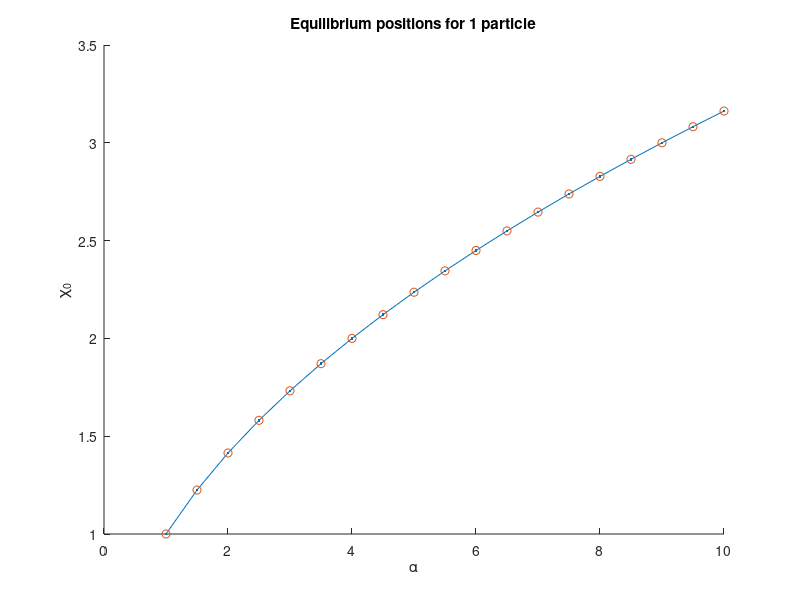
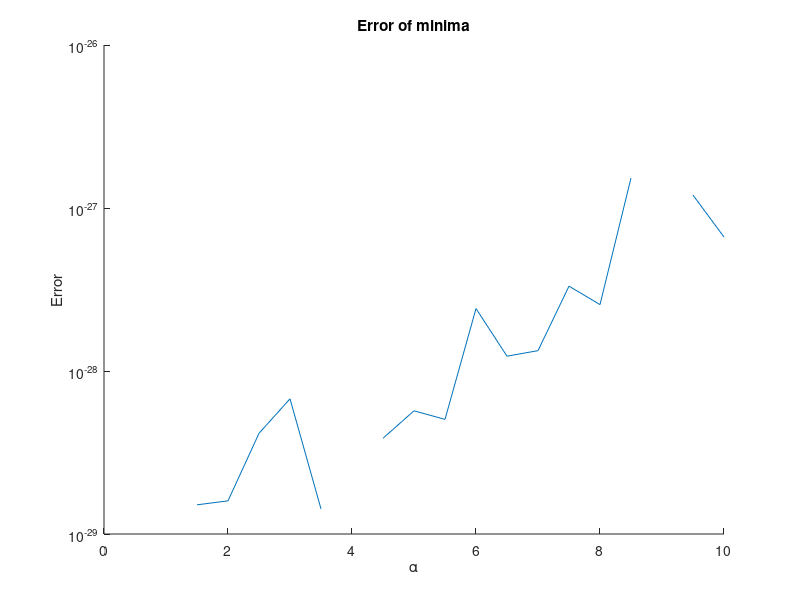
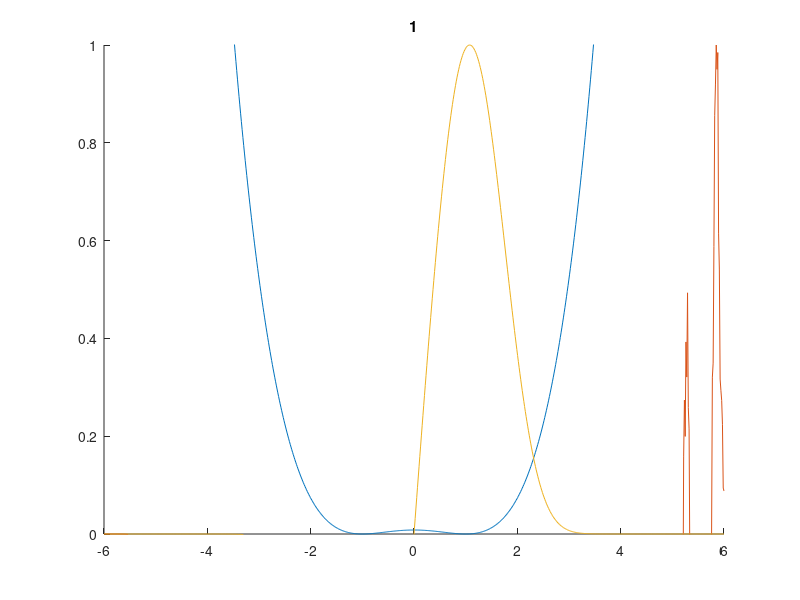

Reproduce these figures in MATLAB, in order. (Note: this script raises an error after producing the figures.)
clc
clear all

disp('1 particle tunneling splitting calculation.')


%% 1 particle Equilibrium positions

Na = 19;
Nx = 800;
alpha = 1:.5:10

Eq_Pos = [];

for i = 1:length(alpha)
    a = alpha(i);
    Potential = @(x) 0.25 * (x^2 - a)^2;
    % options = optimset('Display','iter','PlotFcns',@optimplotfval, 'TolFun', 1e-8, 'TolX', 1e-8);
    options = optimset('TolFun', 1e-14, 'TolX', 1e-14, 'MaxFunEvals', 10^9, 'MaxIter', 10^9);
    x_start = 0;
    [x0, fval0] = fminsearch(Potential, x_start, options);
    Eq_Pos(i) = x0;
    Error(i)    = fval0;
end

disp('Done with 1 particle')

figure(1)
clf(figure(1))
hold on
title('Equilibrium positions for 1 particle')
xlabel('\alpha')
ylabel('\chi_0')
plot(alpha, Eq_Pos, '.-')
plot(alpha, sqrt(alpha), 'o')
hold off

figure(2)
clf(figure(2))
hold on
title('Error of minima')
xlabel('\alpha')
ylabel('Error')
plot(alpha, Error)
% plot(alpha, (Eq_pos - sqrt(alpha)))
set(gca, 'Yscale', 'log')
hold off

%% Creating the potnential
for alphaInd = 1 : length(alpha)
    a = alpha(alphaInd);

    S   = linspace(-6, 6, Nx);
    dx  = S(2) - S(1);
    V   = 0.25 * (S.^2 - a).^2;

%     figure(3)
%     clf(figure(3))
%     hold on
%     title('Potentail')
%     xlabel('x')
%     ylabel('V(x)')
%     plot(S, V/max(V))
%     hold off
    
    PotentialMtx = sparse(diag(V));
    for i = 2:Nx
        K = 1/(2 * dx^2);
        KineticMtx(i - 1, i) = -K;
        KineticMtx(i, i - 1) = -K;
    end
    Hamiltonian = PotentialMtx + sparse(KineticMtx);

    [Psi, E]    = eig(full(Hamiltonian));
    E           = diag(E);

    figure(4)
    clf(figure(4))
    hold on
    title(a)
%     xlim([S(1) S(end)])
    ylim([0 1])
    plot(S, 10*V/max(V))
    plot(S, Psi(:, 1)/max(Psi(:, 1)))
    plot(S, Psi(:, 2)/max(Psi(:, 2)))
    yline(0)
    
    Fr = getframe(gcf);
    [Im(:, :, 1, alphaInd), Map] = rgb2ind(Fr.cdata, 8);

    hold off

    Split(alphaInd, 1) = E(2) - E(1);
    Split(alphaInd, 2) = a;

end


%%
figure(5)
clf(figure(5))
hold on
plot(Split(2:end, 2), Split(2:end, 1))
plot(-DMRG(:, 1), DMRG(:, 2))
xline([0 0.0725 0.6])
set(gca, 'Yscale', 'log')
hold off
data(:, 1) = alpha;
data(:, 2) = Split(:, 1);
%%
name = ['EDSplitting_1_particle_Nx_' num2str(Nx)];
save(name, 'Split');